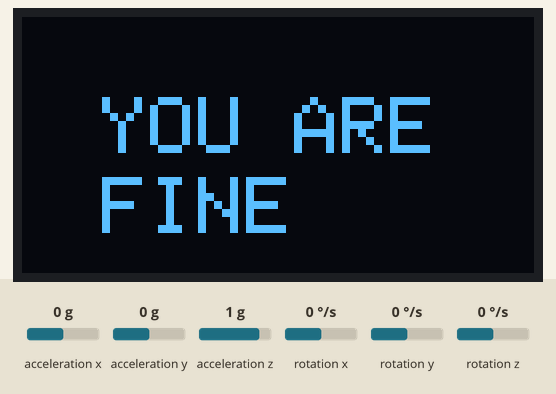
This sketch was run on a simulated Arduino Uno, built with avr-gcc and run on an emulated ATmega328P. Shown: 128×64 one-colour display. The inputs (shaded band) are chosen by the test bench; at power-on: acceleration x 0 g, acceleration y 0 g, acceleration z 1 g, rotation x 0 °/s, rotation y 0 °/s, rotation z 0 °/s.

Above: at 5.1 s.

The sketch:

Fall_detection.ino
```cpp
#include <Wire.h>
#include <MPU6050_tockn.h>   // MPU6050 Library
#include <Adafruit_GFX.h>    // OLED Display Library
#include <Adafruit_SSD1306.h>

#define SCREEN_WIDTH 128     // OLED display width, in pixels
#define SCREEN_HEIGHT 64     // OLED display height, in pixels
#define OLED_RESET    -1     // Reset pin # (or -1 if sharing Arduino reset pin)
Adafruit_SSD1306 display(SCREEN_WIDTH, SCREEN_HEIGHT, &Wire, OLED_RESET);

MPU6050 mpu6050(Wire); // Initialize MPU6050

bool fallDetected = false;  // Flag to track fall detection
unsigned long fallTime = 0; // Timestamp when fall occurs

void setup() {
    Serial.begin(115200);
    Wire.begin();
    mpu6050.begin();
    mpu6050.calcGyroOffsets(true);  // Calibrate Gyroscope

    // Initialize OLED Display
    if (!display.begin(SSD1306_SWITCHCAPVCC, 0x3C)) { // OLED I2C Address 0x3C
        Serial.println("SSD1306 OLED display failed to start!");
        for (;;);
    }

    display.clearDisplay();
    display.setTextSize(1);
    display.setTextColor(WHITE);
    display.setCursor(10, 10);
    display.println("Fall Detection System");
    display.display();
    delay(2000);

    displayNormal();  // Initially show "You are fine"
}

void loop() {
    mpu6050.update();  // Update MPU6050 Sensor Readings

    float Ax = mpu6050.getAccX() * 9.81;  // Convert to m/s²
    float Ay = mpu6050.getAccY() * 9.81;
    float Az = mpu6050.getAccZ() * 9.81;
    float Gx = mpu6050.getGyroX();  // Angular velocity (°/s)
    float Gy = mpu6050.getGyroY();

    // Check if 10 seconds have passed since the fall
    if (fallDetected && (millis() - fallTime > 10000)) {
        fallDetected = false;  // Reset fall detection
        displayNormal();  // Return to "You are fine" message
    }

    // FALL DETECTION LOGIC
    if (!fallDetected && (abs(Az) < 2.5) && (abs(Ax) > 25 || abs(Ay) > 25) && (abs(Gx) > 80 || abs(Gy) > 80)) {
        fallDetected = true;
        fallTime = millis();  // Store time of fall detection
        Serial.println("🚨 Fall Detected!");
        displayFallAlert();  // Show fall alert for 10 seconds
    }

    delay(100); // Optimized delay
}

// OLED Display Functions
void displayFallAlert() {
    display.clearDisplay();
    display.setTextSize(2);
    display.setTextColor(WHITE);
    display.setCursor(10, 20);
    display.println("YOU HAVE");
    display.setCursor(10, 40);
    display.println("FALLEN 😢");
    display.display();
}

void displayNormal() {
    display.clearDisplay();
    display.setTextSize(2);
    display.setTextColor(WHITE);
    display.setCursor(20, 20);
    display.println("YOU ARE");
    display.setCursor(20, 40);
    display.println("FINE");
    display.display();
}
```
